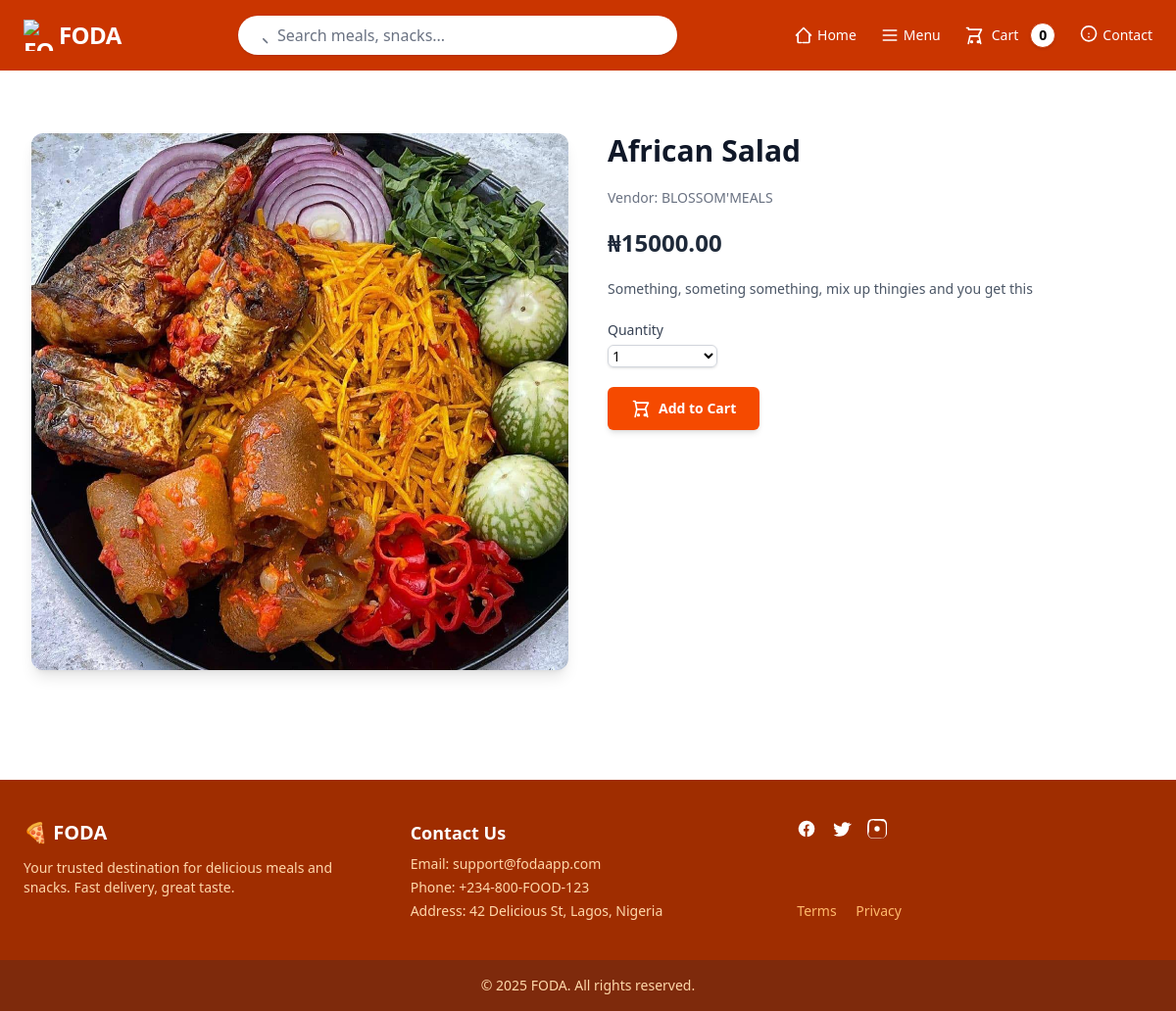
The page /food/1/ on the database its author committed.
### shop/models.py (models this page shows, shortened)
class Food(models.Model):
    name = models.CharField(max_length=100)
    description = models.TextField()
    price = models.DecimalField(max_digits=10, decimal_places=2)
    sale_price = models.DecimalField(max_digits=10, decimal_places=2, blank=True, null=True)
    is_sale = models.BooleanField(default=False)
    vendor = models.ForeignKey(Vendor, related_name='foods', on_delete=models.CASCADE)
    image = ImageField(upload_to='foods/', blank=True, null=True)

### vendor/models.py (models this page shows)
class Vendor(models.Model):
    user = models.OneToOneField(settings.AUTH_USER_MODEL, on_delete=models.CASCADE, related_name='vendor',null=True, blank=True)
    name = models.CharField(max_length=100)
    description = models.TextField()
    location = models.CharField(max_length=255)
    contact_info = models.CharField(max_length=100)
    image = ImageField(upload_to='vendors/', blank=True, null=True)
    def __str__(self):
        return self.name

### shop/views.py (the view)
# urls.py: path('food/<int:food_id>/', views.food_detail, name='detail'),
def food_detail(request, food_id):
    try:
        food_item = Food.objects.get(id=food_id)
    except Food.DoesNotExist:
        return render(request, '404.html', status=404)
    context = {
        'food_item': food_item
    }
    return render(request, 'detail.html', context)

### cart/cart.py (called while the page is built)
    def __len__(self):
        return len(self.cart)

### cart/context_processors.py (called while the page is built)
def cart(request):
    return{
        'cart': Cart(request)
    }

### shop/templates/detail.html (shortened to what this page needs)
{% extends "base.html" %}
{% load static %}
{% load thumbnail %}
{% block content %}
<div class="bg-white py-16">
  <div class="max-w-7xl mx-auto px-4 sm:px-6 lg:px-8">
    <div class="grid grid-cols-1 md:grid-cols-2 gap-10 items-start">
      <div>
        {% thumbnail food_item.image "600x400" crop="center" as im %}
        <img src="{{ im.url }}" alt="{{ food_item.name }}"
          class="w-full h-auto rounded-xl object-cover shadow-lg" />
        {% endthumbnail %}
      </div>
      <div class="space-y-5">
        <h1 class="text-3xl font-extrabold text-gray-900">{{ food_item.name }}</h1>
        <p class="text-sm text-gray-500">Vendor: {{ food_item.vendor }}</p>
        <p class="text-2xl font-bold text-gray-800">₦{{ food_item.price }}</p>
        <p class="text-sm text-gray-600 leading-relaxed">
          {{ food_item.description }}
        </p>
        <div>
          <label for="food_qty" class="block text-sm font-medium text-gray-700 mb-1">Quantity</label>
          <select id="food_qty"
                  class="w-28 rounded-md border border-gray-300 text-sm shadow-sm focus:ring-orange-500 focus:border-orange-500">
            {% for i in "12345" %}
              <option value="{{ i }}">{{ i }}</option>
            {% endfor %}
          </select>
        </div>
        <div>
          <button
            id="add-to-cart"
            type="button"
            value="{{ food_item.id }}"
            class="inline-flex items-center justify-center w-full md:w-auto bg-orange-600 hover:bg-orange-700 text-white font-semibold text-sm px-6 py-3 rounded-md shadow-md transition duration-300"
          >
            <svg class="h-5 w-5 mr-2" fill="none" stroke="currentColor" stroke-width="2"
              viewBox="0 0 24 24" xmlns="http://www.w3.org/2000/svg">
              <path stroke-linecap="round" stroke-linejoin="round"
                d="M3 3h2l.4 2M7 13h10l4-8H5.4M7 13L5.4 5M7 13l-2 9m13-9l2 9M9 21a1 1 0 100-2 1 1 0 000 2zm8 0a1 1 0 100-2 1 1 0 000 2z" />
            </svg>
            Add to Cart
          </button>
        </div>
      </div>
    </div>
  </div>
</div>
{% endblock %}

### rows shown on the page
Food: name "African Salad", vendor "BLOSSOM'MEALS", price "15000.00", description "Something, someting something, mix up thingies and you get this"

### other values the page prints
{{ cart|length }} "0"
form field value "1"
